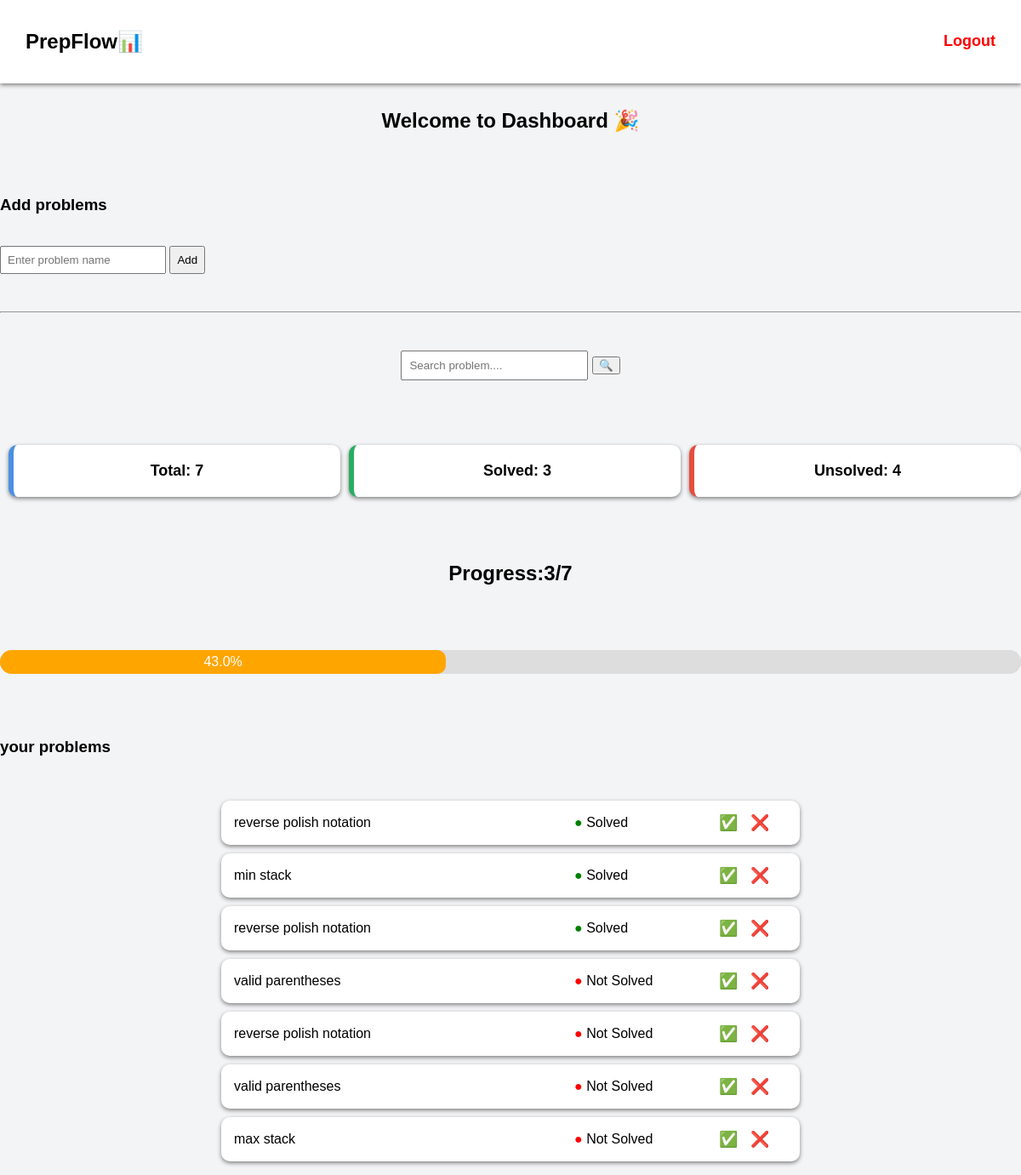
Page /dashboard on the earlier database version.
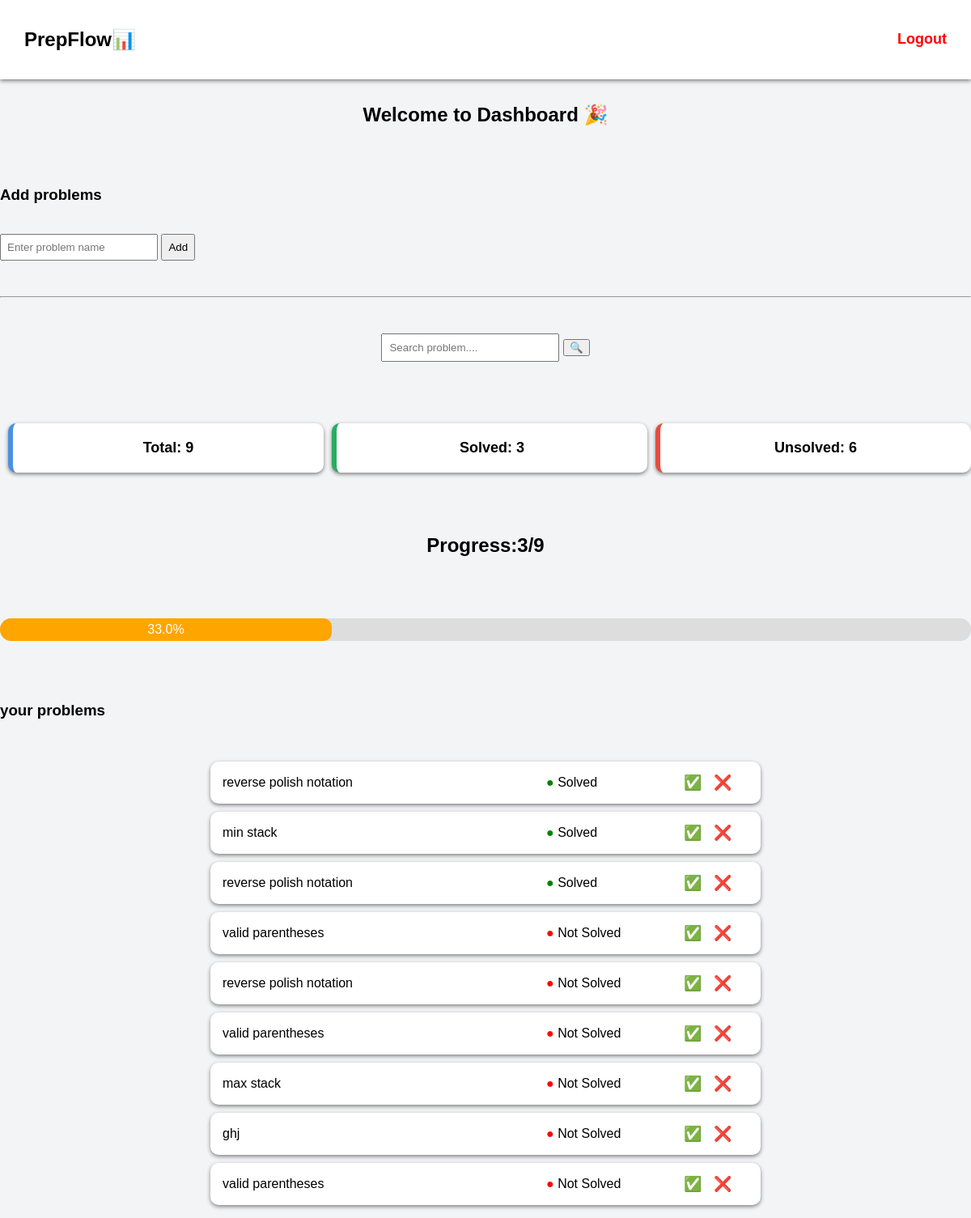
Same page on the later database version.
### tables this page shows
CREATE TABLE problems(
    id INTEGER PRIMARY KEY AUTOINCREMENT,
    name TEXT
, status TEXT DEFAULT 'NOt Solved');

### app.py (the view)
@app.route("/dashboard")
def dashboard():
    search = request.args.get("search")
    filter_type = request.args.get("filter")
    conn = sqlite3.connect("users.db")
    cursor = conn.cursor()
    if filter_type == "solved":
        cursor.execute("SELECT * FROM problems WHERE status='Solved'")
    elif filter_type == "unsolved":
        cursor.execute("SELECT * FROM problems WHERE status='NOt Solved'")
    elif search:
        cursor.execute("SELECT * FROM problems WHERE name LIKE ?", ('%' + search + '%',))
    else:
        cursor.execute("SELECT * FROM problems")
    problems = cursor.fetchall()
    cursor.execute("SELECT * FROM problems")
    all_problems = cursor.fetchall()
    total = len(all_problems)
    solved = 0
    unsolved = 0
    for p in all_problems:
        if p[2] == "Solved":
            solved += 1
        else:
            unsolved += 1
    conn.close()
    return render_template("dashboard.html",
                           problems=problems,
                           total=total,
                           solved=solved,
                           unsolved=unsolved)

### templates/dashboard.html (shortened to what this page needs)
<!DOCTYPE html>
<html>
<head>
</head>
<body>
<div class="navbar">
    <h2>PrepFlow📊</h2>
    <a href="/" class="logout">Logout</a>
</div>
<link rel="stylesheet" href="{{ url_for('static', filename='style.css') }}">
<h2>Welcome to Dashboard 🎉</h2>
<br><br>
<h3>Add problems</h3><br>
<form method="POST" action="/add_problem">
    <input type="text" name="problem_name" placeholder="Enter problem name" required
        style="padding:7px; width=200px;">
    <button type="submit" style="padding:7px;">Add</button>
</form>
<br><br>
<hr><br><br>
<form method="GET" action="/dashboard" style="text-align:center; margin-bottom:20px;">
    <input type="text" name="search" placeholder="Search problem...."
          style="padding:8px; width:200px;">
    <button type="submit">🔍</button>
</form>
<br><br>
<div class="cards">
    <a href="/dashboard" class="card total">Total: {{ total }}</a>
    <a href="/dashboard?filter=solved"class="card solved">Solved: {{ solved }}</a>
    <a href="/dashboard?filter=unsolved" class="card unsolved">
        Unsolved: {{ total - solved }}
    </a>
</div>
<br><br>
<h2 style="text-align:center;">Progress:{{solved}}/{{total}}</h2><br><br>
<div class="progress-bar">
<div style="width:250x; background-color: #ddd; border-radius: 10px;">
    <div style="
        width: {{ (solved / total * 100) if total > 0 else 0 }}%;
        background-color:
        {% if solved == total %}
             green
        {% elif solved > 0 %}
            orange
        {% else %}
            red
        {% endif %};
        color: white;
        padding: 5px;
        border-radius: 10px;
        text-align: center;">
        {{ (solved / total * 100) | round(0) if total > 0 else 0 }}%
    </div>
</div>
</div>
<br><br>
<h3>your problems</h3><br>
<ul>
     {% for problem in problems %}
        <li>
          <div style="display:flex;align-items:center;width:100%;">
            <span style="width:400px;">
                {{ problem[1] }}
            </span>
            <span style="width:160px;">
                {% if problem[2] == 'Solved' %}
                    <span style="color: green;">●</span> Solved
                {% else %}
                   <span style="color: red;">●</span> Not Solved
                {% endif %}
            </span>
            <div>
               <a href="/mark_solved/{{problem[0]}}">✅</a>
               <a href="/delete/{{problem[0]}}">❌</a>
            </div>
          </div>
        </li>
     {% endfor %}
    </ul>
</body>
</html>

### static/style.css (style rules this page uses)
body { font-family: Arial, sans-serif; background-color: #f3f4f6; margin: 0; padding: 0; }
.navbar { display: flex; justify-content: space-between; align-items: center; background: white; padding: 15px 30px; box-shadow: 0px 2px 5px gray; }
.logout { color: red; font-weight: bold; }
.cards { display: flex; justify-content: space-between; margin: 20px 0; }
.card { width: 30%; padding: 20px; border-radius: 10px; background: white; box-shadow: 0px 2px 5px gray; text-align: center; font-size: 18px; text-decoration: none; color: black; font-weight: bold; transition: 0.3s; }
.total { border-left: 6px solid #4a90e2; }
.solved { border-left: 6px solid #27ae60; }
.unsolved { border-left: 6px solid #e74c3c; }
.progress-bar { width:60%x; margin: 20px auto; background: #ddd; border-radius: 20px; overflow: hidden; }

### templates/dashboard.html (style rules this page uses)
body { font-family: Arial; background-color:white; }
h2 { text-align: center; }
ul { list-style: none; padding: 0; }
li { background: white; margin: 10px auto; padding: 15px; width: 650px; border-radius: 10px; box-shadow: 0px 2px 5px gray; display: flex; justify-content: space-between; align-items: center; }
a { text-decoration: none; margin-left: 10px; font-size: 18px; }

Differences in the rows shown:
added problems: name "ghj", status "Not Solved"
added problems: name "valid parentheses", status "Not Solved"
Other differences:
{{ total }}: "7" → "9"
{{ total - solved }}: "4" → "6"
{{ (solved / total * 100) if total > 0 else 0 }}: 42.857142857142854 → 33.33333333333333 (drawn)
{{ (solved / total * 100) | round(0) if total > 0 else 0 }}: "43.0" → "33.0"
